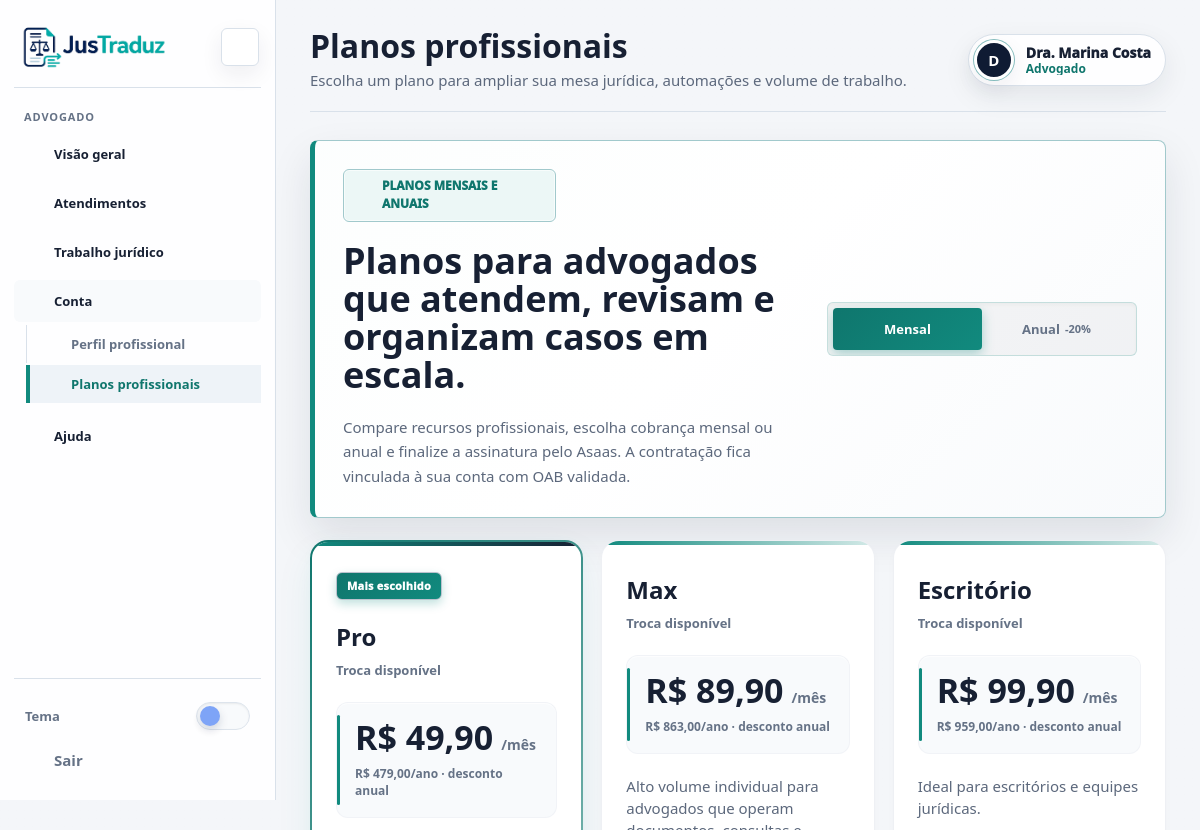
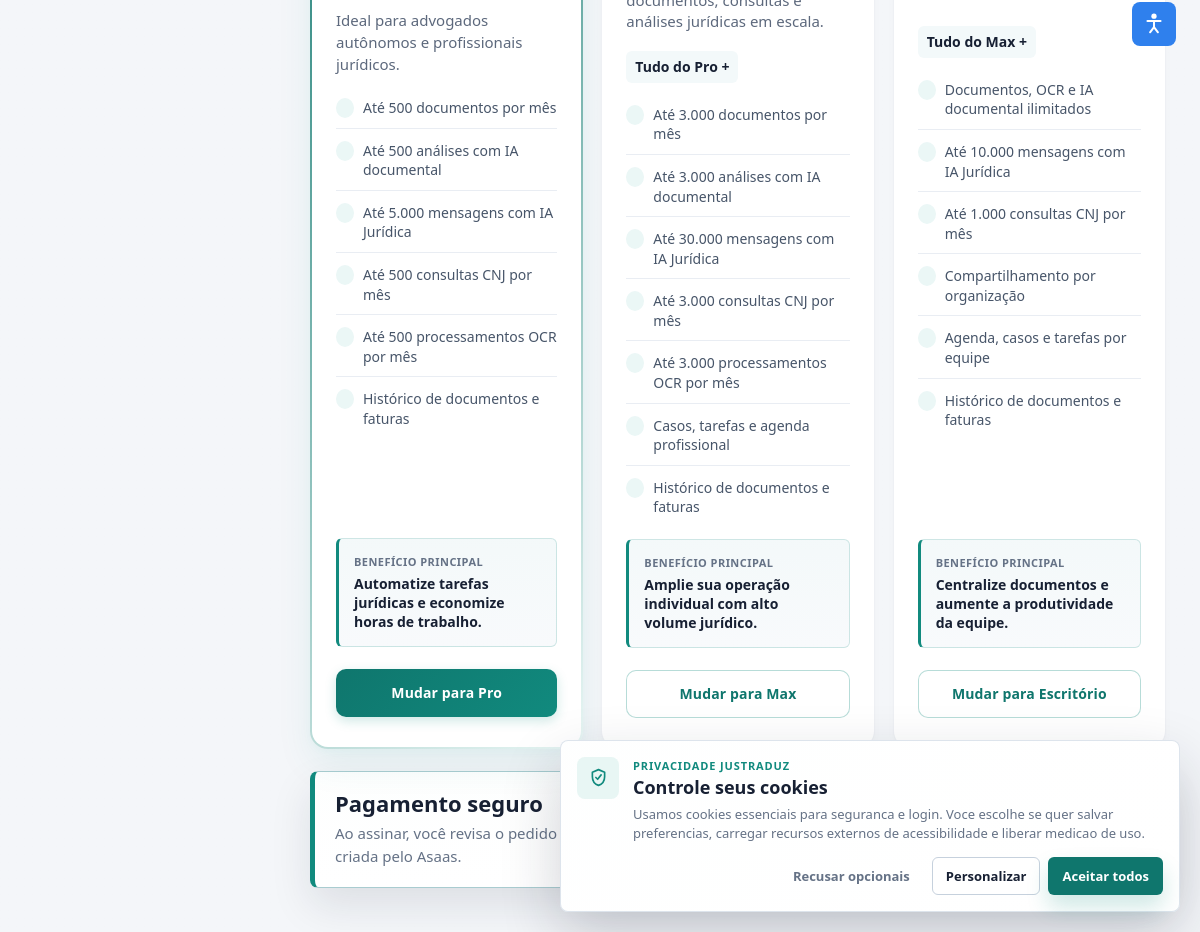
Screenshot of /frontend/subir-plano.php (signed in) with the database file from the repository (2 pictures, top to bottom).
### tables this page shows
CREATE TABLE IF NOT EXISTS users (
    id INT AUTO_INCREMENT PRIMARY KEY,
    organization_id INT NULL,
    nome VARCHAR(100) NOT NULL,
    email VARCHAR(100) UNIQUE NOT NULL,
    senha VARCHAR(255) NOT NULL,
    tipo ENUM('cliente', 'advogado', 'admin') NOT NULL,
    
    oab VARCHAR(20),
    oab_uf VARCHAR(10),
    oab_status VARCHAR(50),
    oab_rejection_reason TEXT NULL,
    oab_submitted_at DATETIME NULL,
    oab_validated_at DATETIME NULL,
    oab_validated_by INT NULL,
    oab_parametro TEXT,
    oab_verificado BOOLEAN DEFAULT FALSE,

     
    oab_tipo VARCHAR(50),
    status_cna ENUM('pendente', 'verificado', 'invalido', 'nao_encontrado') DEFAULT 'pendente',
    cna_validado_em DATETIME NULL,
    cna_origem VARCHAR(50) NULL,
    cna_payload_cache TEXT NULL,
    cna_ultimo_erro TEXT NULL,
    cna_tentativas INT DEFAULT 0,
    
    telefone VARCHAR(25),
    cpf VARCHAR(14),
    foto_perfil VARCHAR(255),
    google_sub VARCHAR(255) UNIQUE,
    google_picture VARCHAR(255),
    google_linked_at DATETIME NULL,
    provider VARCHAR(30) NULL,
    profile_completed BOOLEAN DEFAULT TRUE,
    email_verified_at DATETIME NULL,
    deletion_requested_at DATETIME NULL,
    deletion_scheduled_at DATETIME NULL,
    status ENUM('ativo','inativo') DEFAULT 'ativo',
    created_at TIMESTAMP DEFAULT CURRENT_TIMESTAMP,
    updated_at DATETIME NULL DEFAULT NULL ON UPDATE CURRENT_TIMESTAMP,
    INDEX idx_users_tipo_status (tipo, status),
    UNIQUE KEY uniq_users_cpf (cpf),
    INDEX idx_users_oab_status (oab_status),
    INDEX idx_users_organization (organization_id),
    INDEX idx_users_provider (provider),
    INDEX idx_users_google_sub (google_sub),
    INDEX idx_users_deletion_schedule (deletion_scheduled_at),
    FOREIGN KEY (oab_validated_by) REFERENCES users(id) ON DELETE SET NULL
) DEFAULT CHARSET=utf8mb4;

CREATE TABLE IF NOT EXISTS plans (
    id INT AUTO_INCREMENT PRIMARY KEY,
    slug VARCHAR(80) NOT NULL UNIQUE,
    audience ENUM('cliente', 'advogado', 'ambos') NOT NULL DEFAULT 'cliente',
    name VARCHAR(120) NOT NULL,
    description TEXT NULL,
    monthly_price_cents INT NOT NULL DEFAULT 0,
    yearly_price_cents INT NOT NULL DEFAULT 0,
    limits_json JSON NOT NULL,
    features_json JSON NULL,
    active BOOLEAN NOT NULL DEFAULT TRUE,
    sort_order INT NOT NULL DEFAULT 0,
    created_at DATETIME NOT NULL DEFAULT CURRENT_TIMESTAMP,
    updated_at DATETIME NOT NULL DEFAULT CURRENT_TIMESTAMP ON UPDATE CURRENT_TIMESTAMP
) DEFAULT CHARSET=utf8mb4;

### frontend/pages/app/subir-plano.php (the view, shortened to what the rows shown need)
<?php
require_once dirname(__DIR__, 2) . '/app/bootstrap.php';
require_once PROJECT_ROOT_PATH . '/backend/app/services/SubscriptionService.php';
$type = current_user_type();
$billing = new SubscriptionService($pdo);
$plans = $billing->plans($type);
$currentSubscription = $type === 'advogado'
    ? $billing->ensureDefaultProfessionalSubscription(current_user_id())
    : null;
$currentSubscription = $currentSubscription ?: $billing->currentForUser(current_user_id());
function pricing_money(int $cents): string
{
    return 'R$ ' . number_format($cents / 100, 2, ',', '.');
}
function pricing_features(array $plan): array
{
    $features = json_decode((string) ($plan['features_json'] ?? ''), true);
    if (is_array($features) && $features) {
        return array_map('strval', $features);
    }
    $limits = json_decode((string) ($plan['limits_json'] ?? ''), true);
    return [
        ((int) ($limits['document_upload'] ?? 0)) . ' documentos por período',
        ((int) ($limits['document_ai'] ?? 0)) . ' análises com IA',
        ((int) ($limits['ai_chat'] ?? 0)) . ' mensagens com IA jurídica',
        ((int) ($limits['ocr'] ?? 0)) . ' processamentos OCR',
    ];
}
function pricing_included_prefix(array $plan): string
{
    $type = function_exists('current_user_type') ? current_user_type() : 'cliente';
    if ($type === 'advogado' && (string) ($plan['slug'] ?? '') === 'pro') {
        return '';
    }
    return match ((string) ($plan['slug'] ?? '')) {
        'pro' => 'Tudo do Essencial +',
        'max_cliente', 'max_advogado' => 'Tudo do Pro +',
        'escritorio' => 'Tudo do Max +',
        default => '',
    };
}
function pricing_benefit(array $plan): string
{
    return match ((string) ($plan['slug'] ?? '')) {
        'gratuito', 'free' => 'Comece sem custo e suba de plano quando precisar de mais volume.',
        'essencial' => 'Entenda documentos jurídicos sem complicação.',
        'pro' => 'Automatize tarefas jurídicas e economize horas de trabalho.',
        'max_cliente' => 'Analise documentos e acompanhe processos em alto volume.',
        'max_advogado' => 'Amplie sua operação individual com alto volume jurídico.',
        'escritorio' => 'Centralize documentos e aumente a produtividade da equipe.',
        default => '',
    };
}
$currentCycle = ($currentSubscription && ($currentSubscription['billing_cycle'] ?? '') === 'yearly') ? 'yearly' : 'monthly';
$isProfessionalPricing = $type === 'advogado';
$pageTitle = $isProfessionalPricing ? 'Planos profissionais' : 'Subir de plano';
$pageSubtitle = $isProfessionalPricing
    ? 'Escolha um plano para ampliar sua mesa jurídica, automações e volume de trabalho.'
    : 'Escolha o plano ideal para usar o JusTraduz com mais volume e prioridade.';
$heroTitle = $isProfessionalPricing
    ? 'Planos para advogados que atendem, revisam e organizam casos em escala.'
    : 'Planos que crescem junto com sua demanda jurídica.';
$heroCopy = $isProfessionalPricing
    ? 'Compare recursos profissionais, escolha cobrança mensal ou anual e finalize a assinatura pelo Asaas. A contratação fica vinculada à sua conta com OAB validada.'
    : 'Compare limites, escolha a cobrança mensal ou anual e veja qual nível combina com seu momento. O checkout cria a cobrança no Asaas e ativa seus limites automaticamente após a confirmação do pagamento.';
?>
<!DOCTYPE html>
<html lang="pt-BR">
<head>
  <link rel="stylesheet" href="assets/css/style.css?v=2026.07.05-style-cache-1">
</head>
<body>
  <div class="app-shell">
    <?php render_sidebar($type, 'subir-plano.php'); ?>
    <main class="app-main">
      <?php render_topbar($pageTitle, $pageSubtitle, current_user_name()); ?>
      <section class="pricing-page">
        <div class="pricing-hero card">
          <span class="pricing-kicker"><?= icon_svg('sparkles') ?> Planos mensais e anuais</span>
          <h2><?= e($heroTitle) ?></h2>
          <p><?= e($heroCopy) ?></p>
          <button
            class="pricing-cycle-toggle<?= $currentCycle === 'yearly' ? ' is-yearly' : '' ?>"
            type="button"
            data-pricing-cycle-toggle
            aria-label="Alternar entre cobrança mensal e anual"
            aria-pressed="<?= $currentCycle === 'yearly' ? 'true' : 'false' ?>"
          >
            <span class="pricing-cycle-option pricing-cycle-monthly">Mensal</span>
            <span class="pricing-cycle-thumb" aria-hidden="true"></span>
            <span class="pricing-cycle-option pricing-cycle-yearly">Anual <strong>-20%</strong></span>
          </button>
        </div>
        <div class="pricing-grid">
          <?php foreach ($plans as $plan): ?>
            <?php
              $isCurrent = $currentSubscription && (int) ($currentSubscription['plan_id'] ?? 0) === (int) $plan['id'];
              $isHighlighted = ($plan['slug'] ?? '') === 'pro';
            ?>
            <article
              class="pricing-card<?= $isHighlighted ? ' pricing-card-featured' : '' ?>"
              tabindex="0"
              role="button"
              aria-labelledby="pricing-plan-title-<?= (int) $plan['id'] ?>"
              data-pricing-card
            >
              <?php if ($isHighlighted): ?>
                <span class="pricing-popular">Mais escolhido</span>
              <?php endif; ?>
              <div class="pricing-card-head">
                <div>
                  <h3 id="pricing-plan-title-<?= (int) $plan['id'] ?>"><?= e($plan['name']) ?></h3>
                  <p><?= $isCurrent ? 'Seu plano atual' : 'Troca disponível' ?></p>
                </div>
              </div>
              <div class="pricing-price-row">
                <div>
                  <span
                    class="pricing-price"
                    data-monthly-price="<?= e(pricing_money((int) $plan['monthly_price_cents'])) ?>"
                    data-yearly-price="<?= e(pricing_money((int) $plan['yearly_price_cents'])) ?>"
                  ><?= e(pricing_money((int) ($currentCycle === 'yearly' ? $plan['yearly_price_cents'] : $plan['monthly_price_cents']))) ?></span>
                  <span class="pricing-period" data-pricing-period><?= $currentCycle === 'yearly' ? '/ano' : '/mês' ?></span>
                </div>
                <small
                  data-pricing-note
                  data-monthly-cents="<?= (int) $plan['monthly_price_cents'] ?>"
                  data-yearly-cents="<?= (int) $plan['yearly_price_cents'] ?>"
                ><?= $currentCycle === 'yearly' ? 'Cobrança anual com desconto aplicado' : e(pricing_money((int) $plan['yearly_price_cents'])) . '/ano · desconto anual' ?></small>
              </div>
              <p class="pricing-description"><?= e($plan['description']) ?></p>
              <?php $includedPrefix = pricing_included_prefix($plan); ?>
              <?php if ($includedPrefix !== ''): ?>
                <p class="pricing-included-prefix"><?= e($includedPrefix) ?></p>
              <?php endif; ?>
              <ul class="pricing-features">
                <?php foreach (pricing_features($plan) as $feature): ?>
                  <li><?= icon_svg('check') ?> <?= e($feature) ?></li>
                <?php endforeach; ?>
              </ul>
              <?php $benefit = pricing_benefit($plan); ?>
              <?php if ($benefit !== ''): ?>
                <div class="pricing-benefit">
                  <span>Benefício principal</span>
                  <strong><?= e($benefit) ?></strong>
                </div>
              <?php endif; ?>
              <form class="auth-form" action="<?= e(app_url('/backend/public/index.php?rota=/billing/subscribe')) ?>" method="post">
                <button class="btn <?= $isHighlighted ? 'btn-primary' : 'btn-outline' ?> btn-block" type="submit">
                  <?= $isCurrent ? 'Renovar este plano' : 'Mudar para ' . e($plan['name']) ?>
                </button>
              </form>
            </article>
          <?php endforeach; ?>
        </div>
        <section class="pricing-note card">
          <div>
            <h2>Pagamento seguro</h2>
          </div>
        </section>
      </section>
    </main>
  </div>
</body>
</html>

### frontend/app/ui/components.php (shortened to what the rows shown need)
<?php
function render_sidebar(string $type, string $active, bool $isAdminPath = false): void
{
    $logoutPath = app_url('/backend/public/index.php?rota=/auth/logout');
    $label = sidebar_profile_label($type);
    $navigationModules = sidebar_navigation_modules($type, $isAdminPath);
    ?>
    <aside class="sidebar" id="dashboard-sidebar" data-sidebar aria-label="Navegação principal">
      <div class="sidebar-head">
        <button type="button" class="sidebar-brand" data-sidebar-brand-toggle aria-controls="dashboard-sidebar" aria-expanded="true" aria-label="Logo JusTraduz">
        </button>
        <button type="button" class="sidebar-toggle" data-sidebar-toggle aria-controls="dashboard-sidebar" aria-expanded="true" aria-label="Recolher menu lateral" title="Recolher menu lateral">
          <?= icon_svg('sidebar') ?>
        </button>
      </div>
      <div class="side-label"><?= e($label) ?></div>
      <nav class="sidebar-navigation" aria-label="Módulos da aplicação">
        <?php foreach ($navigationModules as $module): ?>
          <?php
            $moduleActive = false;
            foreach ($module['items'] as $moduleItem) {
                if (sidebar_item_is_active($moduleItem['href'], $active)) {
                    $moduleActive = true;
                    break;
                }
            }
          ?>
          <section class="sidebar-module<?= $moduleActive ? ' is-open has-active-item' : '' ?>" data-sidebar-module data-module-key="<?= e($type . ':' . $module['id']) ?>">
          </section>
        <?php endforeach; ?>
        <section class="sidebar-module" data-sidebar-module data-module-key="<?= e($type . ':help') ?>">
        </section>
      </nav>
      <div class="sidebar-footer">
        <div class="sidebar-theme-control">
        </div>
        <form action="<?= e($logoutPath) ?>" method="post">
        </form>
      </div>
    </aside>
    <link rel="stylesheet" href="<?= e(context_help_asset_path($isAdminPath, 'css')) ?>">
    <?php
}
    ?>
    <?php
function help_icon(string $title, string $description): string
{
    return '<button type="button" class="help-dot"'
        . ' data-help-title="' . e($title) . '"'
        . ' data-help-description="' . e($description) . '"'
        . ' aria-label="Ajuda: ' . e($title) . '">'
        . icon_svg('help-bubble')
        . '</button>';
}
function context_help_description(string $label, string $profile = ''): string
{
    $normalized = strtolower(iconv('UTF-8', 'ASCII//TRANSLIT//IGNORE', $label) ?: $label);
    return 'Use esta página para consultar e executar as funções disponíveis. Confira as informações antes de alterar e não exponha dados pessoais ou jurídicos.';
}
    ?>
    <?php
function render_topbar(string $title, string $subtitle, string $roleLabel): void
{
    ?>
    <header class="topbar">
      <div>
        <h1><?= e($title) ?> <?= help_icon('Sobre esta página', context_help_description($title, current_user_type())) ?></h1>
        <p><?= e($subtitle) ?></p>
      </div>
    </header>
    <?php
}
function context_help_asset_path(bool $isAdminPath, string $type): string
{
    $path = $isAdminPath ? '../assets/' : 'assets/';
    return $path . ($type === 'css' ? 'css/onboarding.css' : 'js/context-help.js') . '?v=2026.06.11-7';
}
function sidebar_profile_label(string $type): string
{
    return match ($type) {
        'advogado' => 'Advogado',
        'admin' => 'Administração',
        default => 'Cliente',
    };
}

### frontend/app/ui/icons.php (shortened to what the rows shown need)
<?php
function icon_svg(string $name): string
{
    $paths = $icons[$name] ?? $icons['file'];
    return '<svg class="svg-icon" viewBox="0 0 24 24" aria-hidden="true" focusable="false">' . $paths . '</svg>';
}

### rows the page displays
users: tipo "ADVOGADO", tipo "Planos profissionais", tipo "Escolha um plano para ampliar sua mesa jurídica, automações e volume de trabalho.", tipo "Planos para advogados que atendem, revisam e organizam casos em escala.", tipo "Compare recursos profissionais, escolha cobrança mensal ou anual e finalize a assinatura pelo Asaas. A contratação fica vinculada à sua conta com OAB validada."
plans: shows "Mais escolhido", name "Pro", monthly_price_cents "R$ 49,90", yearly_price_cents "R$ 479,00", description "Ideal para advogados autônomos e profissionais jurídicos.", features_json "Até 500 documentos por mês", features_json "Até 500 análises com IA documental", features_json "Até 5.000 mensagens com IA Jurídica", features_json "Até 500 consultas CNJ por mês", features_json "Até 500 processamentos OCR por mês", features_json "Histórico de documentos e faturas", slug "Automatize tarefas jurídicas e economize horas de trabalho."
plans: name "Max", monthly_price_cents "R$ 89,90", yearly_price_cents "R$ 863,00", description "Alto volume individual para advogados que operam documentos, consultas e análises jurídicas em escala.", slug "Tudo do Pro +", features_json "Até 3.000 documentos por mês", features_json "Até 3.000 análises com IA documental", features_json "Até 30.000 mensagens com IA Jurídica", features_json "Até 3.000 consultas CNJ por mês", features_json "Até 3.000 processamentos OCR por mês", features_json "Casos, tarefas e agenda profissional", features_json "Histórico de documentos e faturas", slug "Amplie sua operação individual com alto volume jurídico."
plans: name "Escritório", monthly_price_cents "R$ 99,90", yearly_price_cents "R$ 959,00", description "Ideal para escritórios e equipes jurídicas.", slug "Tudo do Max +", features_json "Documentos, OCR e IA documental ilimitados", features_json "Até 10.000 mensagens com IA Jurídica", features_json "Até 1.000 consultas CNJ por mês", features_json "Compartilhamento por organização", features_json "Agenda, casos e tarefas por equipe", features_json "Histórico de documentos e faturas", slug "Centralize documentos e aumente a produtividade da equipe."

### other values shown
$module['label'] "Visão geral"
$module['label'] "Atendimentos"
$module['label'] "Trabalho jurídico"
$module['label'] "Conta"
$item['label'] "Perfil profissional"
$item['label'] "Planos profissionais"
current_user_name() "Dra. Marina Costa"
$accountPlanLabel "Advogado"
$initial "D"
